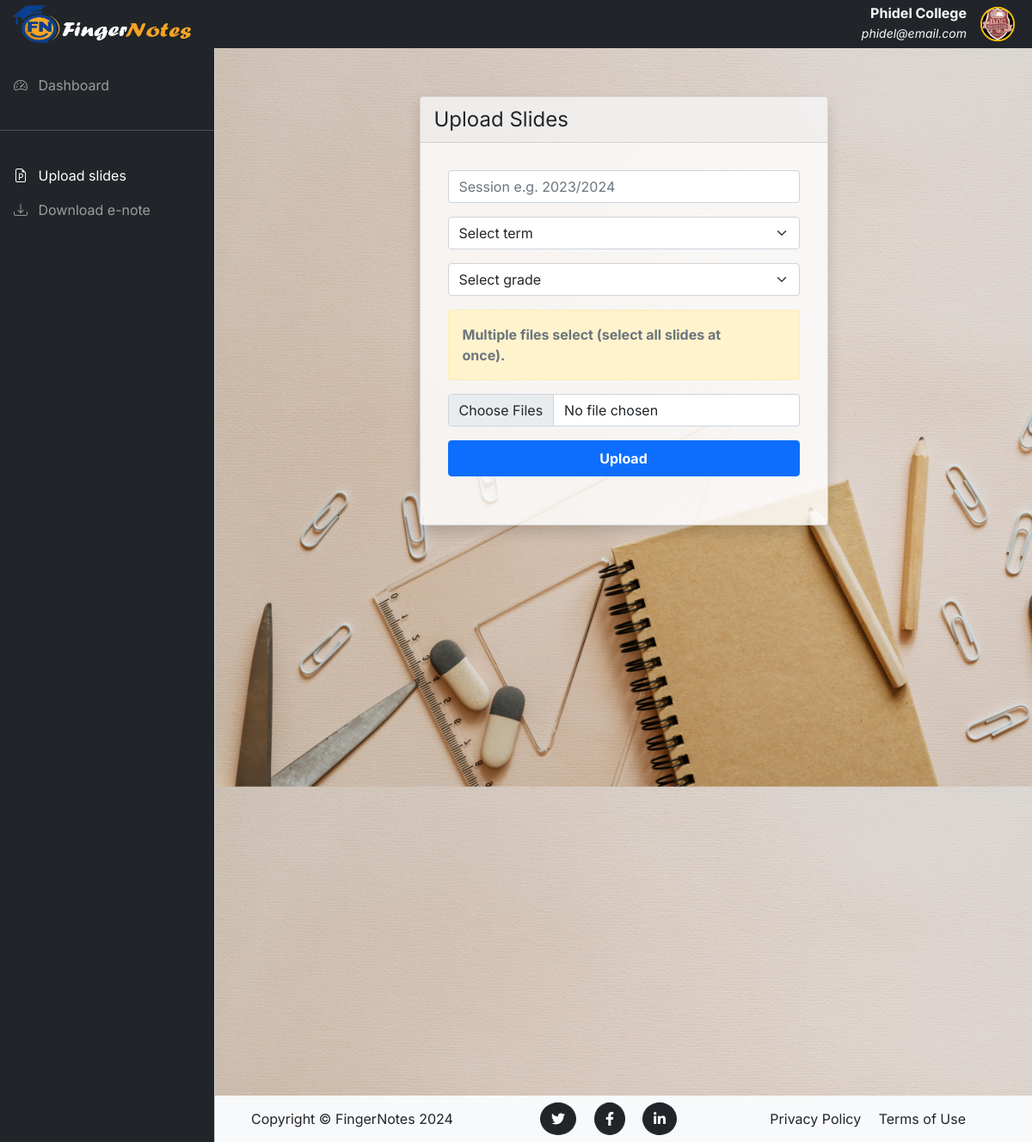
Screenshot of /upload (signed in) with the database file from the repository.
### fingerNotes/models.py (models this page shows, shortened)
class User(db.Model, UserMixin):
    __tablename__ = 'users'
    id = db.Column(db.Integer, primary_key=True)
    school_name = db.Column(db.String(120), nullable=False)
    email = db.Column(db.String(120), nullable=False, unique=True)
    country = db.Column(db.String(100), nullable=False)
    image_file = db.Column(db.String(20), nullable=False, default='default.png')
    password = db.Column(db.String(60), nullable=False)
    telephone_no = db.Column(db.String(14))
    school_address = db.Column(db.String(255))
    school_website = db.Column(db.String(255))
    upload_infos = db.relationship('UploadInfo', backref='user', lazy=True, cascade='all, delete-orphan')

### fingerNotes/routes.py (the view)
@app.route("/upload", methods=["GET", "POST"])
@login_required
def upload():
    form = UserUploadForm(term=0, grade=0)
    if form.validate_on_submit():
        session = form.session.data
        term = form.term.data
        grade = form.grade.data
        files = form.slides.data
        try:
            if files:
                for file in files:
                    if not allowed_file(file):
                        flash("Extension not supported. Upload only .ppsx or .ppsm files", "warning")
                        return redirect(url_for("upload"))
                upload = UploadInfo(
                    session=session,
                    term=term,
                    grade=grade,
                    user_id=current_user.id
                )
                db.session.add(upload)
                db.session.flush()  # Flush to get the `upload.id` without committing
                file_objects = []
                for file in files:
                    ppsx_fn = save_ppsx(file, current_user.school_name)
                    new_file = File(ppsx_file=ppsx_fn, upload_id=upload.id)
                    file_objects.append(new_file)
                db.session.add_all(file_objects)
                db.session.commit()
                flash("Slides uploaded successfully!", "success")
                return redirect(url_for("upload"))
            else:
                flash("No slide(s) selected!", "warning")
        except Exception as e:
            db.session.rollback()
            flash(f"An error occurred: {str(e)}", "danger")
    else:
        print('Form validation failed')
        for field, errors in form.errors.items():
            for error in errors:
                flash(f"Error in the {getattr(form, field).label.text} field - {error}", "danger")
    return render_template("upload.html", form=form)

### fingerNotes/forms.py
class UserUploadForm(FlaskForm):
    session = StringField('Session', validators=[DataRequired()], render_kw={"placeholder": "Session e.g. 2023/2024"})
    term = SelectField('Term', validators=[DataRequired()],
                        choices=[("", "Select term"), ("First term", "First term"), ("Second term", "Second term"), ("Third term", "Third term")])
    grade = SelectField('Grade', validators=[DataRequired()],
                        choices=[("", "Select grade"), ("Grade 7", "Grade 7"), ("Grade 8", "Grade 8"), ("Grade 9", "Grade 9"), ("Grade 10", "Grade 10"), ("Grade 11", "Grade 11"), ("Grade 12", "Grade 12")])
    slides = MultipleFileField('Slides', validators=[DataRequired()], render_kw={"multiple": True})
    submit = SubmitField('Upload')

### fingerNotes/models.py (called while the page is built)
@login_manager.user_loader
def load_user(user_id):
    return User.query.get(int(user_id))

### fingerNotes/templates/upload.html (shortened to what this page needs)
{% extends 'base.html' %}
{% set active_page = "upload" %}
{% block content %}
    <fieldset class="card pb-4 mb-5 mt-5 col-11 col-sm-9 col-md-8 col-xl-6 mx-auto shadow" style="background-color: #ffffffd0;">
        <legend class="card-header">Upload Slides</legend>
        <div class="card-body">
            <form class="card-body" method="post" action="" enctype="multipart/form-data">
                <div class="mb-3">
                    {{ form.session(class="form-control custom-input") }}
                </div>
                <div class="mb-3">
                    {{ form.term(class="form-select custom-input") }}
                </div>
                <div class="mb-3">
                    {{ form.grade(class="form-select custom-input") }}
                </div>
                <div class="alert alert-warning alert-dismissible text-secondary fw-bold">
                    Multiple files select (select all slides at once).
                </div>
                {{ form.slides(class="form-control mb-3 custom-input", accept=".ppsx,.ppsm") }}
                {{ form.submit(class="btn btn-primary col-12 fw-bold p-2 shadow-none") }}
            </form>
        </div>
    </fieldset>
{% endblock %}

### fingerNotes/templates/base.html (shortened to what this page needs)
<!DOCTYPE html>
<html lang="en">
    <head>
        <link rel="stylesheet" type="text/css" href="{{ url_for('static', filename='css/dBaord_css/bootstrap.min.css') }}" />
        <link
            rel="stylesheet"
            href="https://cdn.jsdelivr.net/npm/bootstrap-icons@1.4.1/font/bootstrap-icons.css"
        />
        <link rel="stylesheet" type="text/css" href="{{ url_for('static', filename='css/dBaord_css/dataTables.bootstrap5.min.css') }}" />
        <link rel="stylesheet" type="text/css" href="{{ url_for('static', filename='css/dBaord_css/style.css') }}" />
    </head>
    <body>
        <nav class="navbar navbar-expand-lg navbar-light bg-dark fixed-top py-0">
            <div class="container-fluid">
                <a
                class="navbar-brand me-auto ms-lg-0 ms-3 mx-sm-auto"
                href="{{ url_for('homepage')}}"
                ><img style="width: 210px;height: 45px;" src="{{ url_for('static', filename='img/navbar-logo.png') }}" alt=""></a>
                <div class="collapse navbar-collapse" id="topNavBar">
                    <div class="d-block ms-auto my-lg-0">
                        <h6 class="text-end text-light fw-bolder mb-0">{{ current_user.school_name }}</h6>
                        <em class="text-light"><small>{{ current_user.email }}</small></em>
                    </div>
                    <ul class="navbar-nav">
                        <li class="nav-item dropdown">
                            <a
                                class="nav-link ms-2"
                                href="#"
                                role="button"
                                data-bs-toggle="dropdown"
                                aria-expanded="false"
                            >
                                <img class="rounded-circle border border-2 border-warning" src="{{ url_for('static', filename='img/profile_pics/' + current_user.image_file) }}" width="40px" alt="">
                            </a>
                        </li>
                    </ul>
                </div>
            </div>
        </nav>
        <div
        class="offcanvas offcanvas-start sidebar-nav bg-dark"
        tabindex="-1"
        id="sidebar"
        >
            <div class="offcanvas-body p-0">
                <nav class="navbar-dark">
                    <ul class="navbar-nav">
                        <br>
                        <li>
                            <a href="{{ url_for('dashboard') }}" class="nav-link px-3 {{'active' if active_page == 'dashboard'}}">
                                <span class="me-2"><i class="bi bi-speedometer2"></i></span>
                                <span>Dashboard</span>
                            </a>
                        </li>
                        <li class="my-4"><hr class="dropdown-divider bg-light" /></li>
                        <li>
                            <a href="{{ url_for('upload') }}" class="nav-link px-3 {{'active' if active_page == 'upload'}}">
                                <span class="me-2"><i class="bi bi-file-earmark-ppt"></i></span>
                                <span>Upload slides</span>
                            </a>
                        </li>
                        <li>
                            <a href="{{ url_for('enote_download') }}" class="nav-link px-3 {{'active' if active_page == 'download'}}">
                                <span class="me-2"><i class="bi bi-download"></i></span>
                                <span>Download e-note</span>
                            </a>
                        </li>
                    </ul>
                </nav>
            </div>
        </div>
        <main class="mt-5 pt-3" style="background-image: url(../static/img/backgroundimg.jpg);background-size: 1300px;">
            {% block content %}
            {% endblock %}
            <footer class="footer mt-10 py-2 text-center bg-light me-auto foot">
                <div class="container">
                    <div class="row align-items-center ">
                        <div class="col-lg-3 text-lg-start">Copyright &copy; FingerNotes 2024</div>
                        <div class="col-lg-3 my-3 my-lg-0">
                            <a class="btn btn-dark btn-social rounded-circle mx-2" href="#!" aria-label="Twitter"><i class="fab fa-twitter"></i></a>
                            <a class="btn btn-dark btn-social rounded-circle mx-2" href="#!" aria-label="Facebook"><i class="fab fa-facebook-f"></i></a>
                            <a class="btn btn-dark btn-social rounded-circle mx-2" href="#!" aria-label="LinkedIn"><i class="fab fa-linkedin-in"></i></a>
                        </div>
                        <div class="col-lg-3 text-lg-end">
                            <a class="link-dark text-decoration-none me-3" href="#!">Privacy Policy</a>
                            <a class="link-dark text-decoration-none" href="#!">Terms of Use</a>
                        </div>
                    </div>
                </div>
            </footer>
        </main>
    </body>
</html>

### fingerNotes/static/css/dBaord_css/style.css (style rules this page uses)
body, button { font-family: "Inter", sans-serif; }
:root { --offcanvas-width: 250px; --topNavbarHeight: 55px; }
.sidebar-nav { width: var(--offcanvas-width); }
@media (min-width: 992px) { body { overflow: auto !important; } }
@media (min-width: 992px) { main { margin-left: var(--offcanvas-width); min-height: 160vh; } }
@media (min-width: 992px) { .sidebar-nav { -webkit-transform: none; transform: none; visibility: visible !important; height: calc(100% - var(--topNavbarHeight)); top: var(--topNavbarHeight); } }
.foot { position: fixed; left: 50; bottom: 0; width: 100%; z-index: 10; }

### rows the page displays
User: school_name "Phidel College", email "phidel@email.com", image_file (picture)
